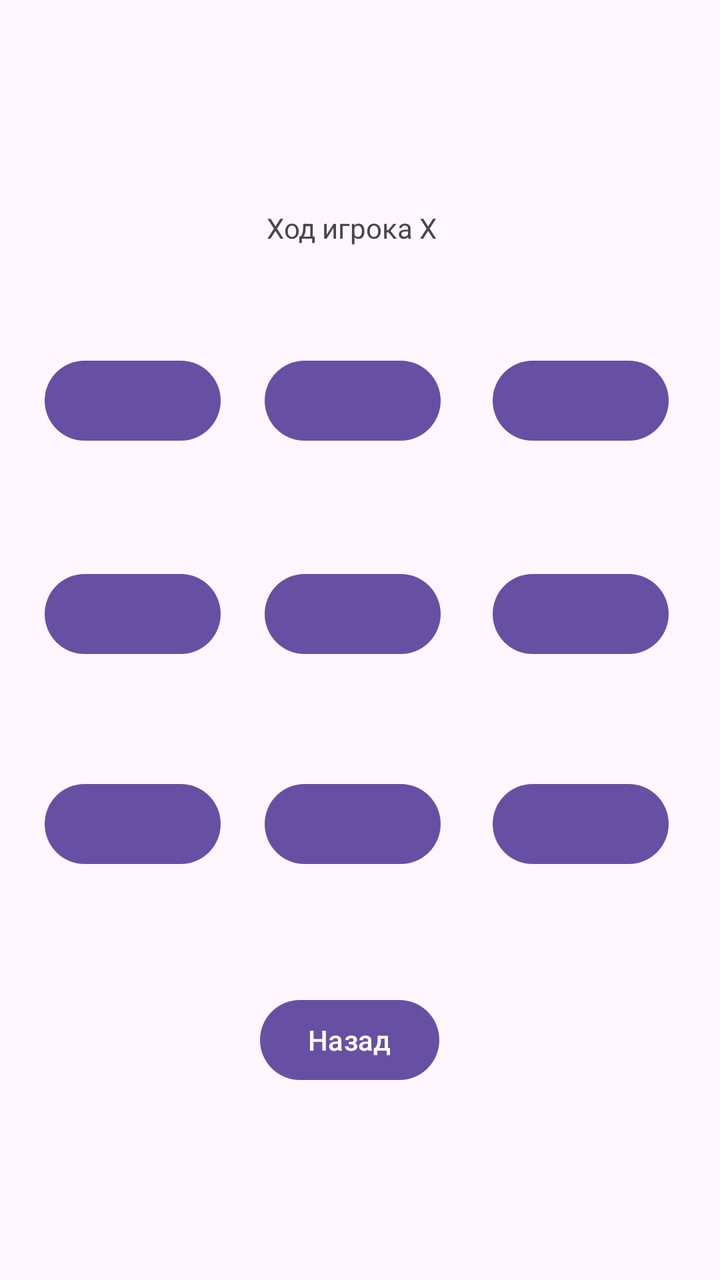
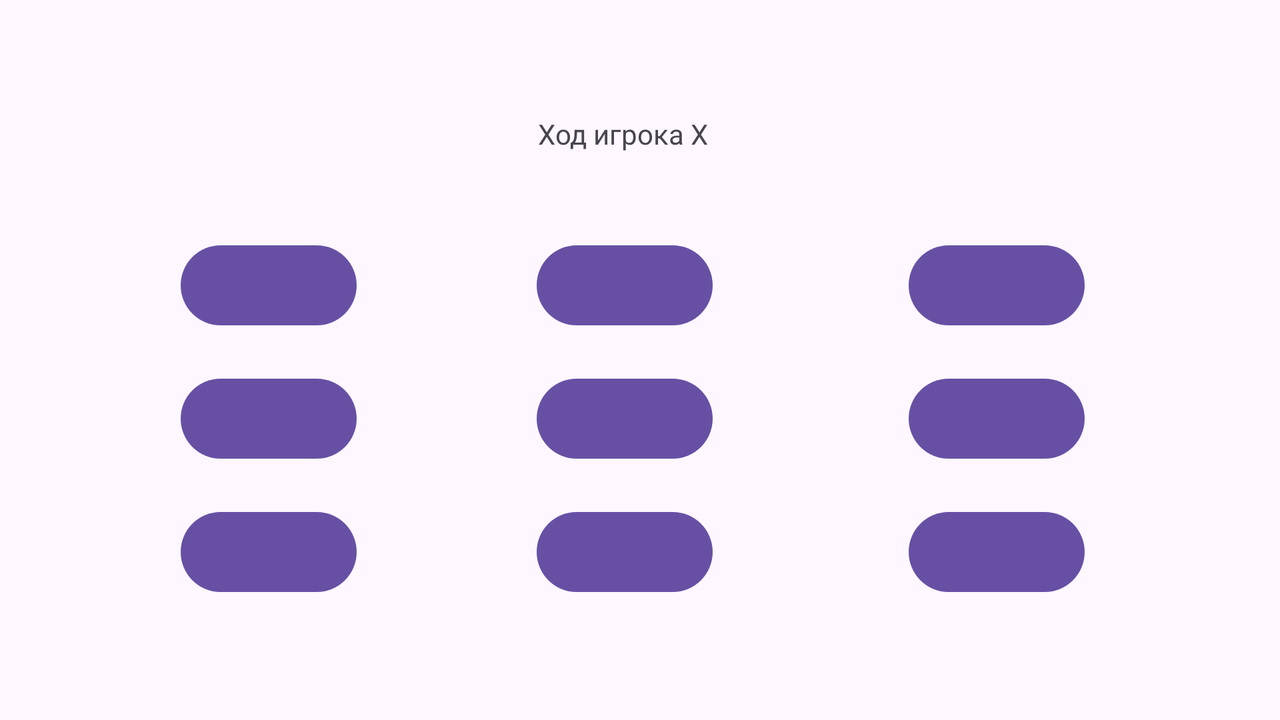

An Android layout and its configuration variant, each rendered on a device that would load it. The default file and the variant file are quoted in full after the pictures.
<!-- AndroidManifest.xml: application theme Theme.MyApplication_xo -->
<!-- res/layout/activity_main.xml -->
<?xml version="1.0" encoding="utf-8"?>
<androidx.constraintlayout.widget.ConstraintLayout xmlns:android="http://schemas.android.com/apk/res/android"
    xmlns:app="http://schemas.android.com/apk/res-auto"
    xmlns:tools="http://schemas.android.com/tools"
    android:layout_width="match_parent"
    android:layout_height="match_parent"
    tools:context=".MainActivity">

    <TextView
        android:id="@+id/textView"
        android:layout_width="wrap_content"
        android:layout_height="wrap_content"
        android:text="Ход игрока Х"
        app:layout_constraintBottom_toBottomOf="parent"
        app:layout_constraintEnd_toEndOf="parent"
        app:layout_constraintHorizontal_bias="0.485"
        app:layout_constraintStart_toStartOf="parent"
        app:layout_constraintTop_toTopOf="parent"
        app:layout_constraintVertical_bias="0.168" />

    <Button
        android:id="@+id/btField4"
        android:layout_width="wrap_content"
        android:layout_height="wrap_content"
        app:layout_constraintBottom_toBottomOf="@+id/btField5"
        app:layout_constraintEnd_toEndOf="@+id/btField1"
        app:layout_constraintHorizontal_bias="1.0"
        app:layout_constraintStart_toStartOf="@+id/btField1"
        app:layout_constraintTop_toTopOf="@+id/btField5"
        app:layout_constraintVertical_bias="0.0" />

    <Button
        android:id="@+id/btField6"
        android:layout_width="wrap_content"
        android:layout_height="wrap_content"
        app:layout_constraintBottom_toTopOf="@+id/btField9"
        app:layout_constraintEnd_toEndOf="@+id/btField3"
        app:layout_constraintHorizontal_bias="0.0"
        app:layout_constraintStart_toStartOf="@+id/btField3"
        app:layout_constraintTop_toBottomOf="@+id/btField3"
        app:layout_constraintVertical_bias="0.508" />

    <Button
        android:id="@+id/btField5"
        android:layout_width="wrap_content"
        android:layout_height="wrap_content"
        app:layout_constraintBottom_toBottomOf="@+id/btField6"
        app:layout_constraintEnd_toEndOf="@+id/btField2"
        app:layout_constraintHorizontal_bias="1.0"
        app:layout_constraintStart_toStartOf="@+id/btField2"
        app:layout_constraintTop_toTopOf="@+id/btField6"
        app:layout_constraintVertical_bias="0.0" />

    <Button
        android:id="@+id/btField8"
        android:layout_width="wrap_content"
        android:layout_height="wrap_content"
        app:layout_constraintBottom_toBottomOf="@+id/btField9"
        app:layout_constraintEnd_toEndOf="@+id/btField2"
        app:layout_constraintHorizontal_bias="1.0"
        app:layout_constraintStart_toStartOf="@+id/btField2"
        app:layout_constraintTop_toTopOf="@+id/btField9"
        app:layout_constraintVertical_bias="1.0" />

    <Button
        android:id="@+id/btField7"
        android:layout_width="wrap_content"
        android:layout_height="wrap_content"
        app:layout_constraintBottom_toBottomOf="@+id/btField8"
        app:layout_constraintEnd_toEndOf="@+id/btField1"
        app:layout_constraintHorizontal_bias="0.0"
        app:layout_constraintStart_toStartOf="@+id/btField1"
        app:layout_constraintTop_toTopOf="@+id/btField8"
        app:layout_constraintVertical_bias="1.0" />

    <Button
        android:id="@+id/btField2"
        android:layout_width="wrap_content"
        android:layout_height="48dp"
        app:layout_constraintBottom_toBottomOf="parent"
        app:layout_constraintEnd_toEndOf="parent"
        app:layout_constraintHorizontal_bias="0.486"
        app:layout_constraintStart_toStartOf="parent"
        app:layout_constraintTop_toBottomOf="@+id/textView"
        app:layout_constraintVertical_bias="0.113" />

    <Button
        android:id="@+id/btField3"
        android:layout_width="wrap_content"
        android:layout_height="wrap_content"
        app:layout_constraintEnd_toEndOf="parent"
        app:layout_constraintStart_toEndOf="@+id/btField2"
        app:layout_constraintTop_toTopOf="@+id/btField2" />

    <Button
        android:id="@+id/btField9"
        android:layout_width="wrap_content"
        android:layout_height="wrap_content"
        android:layout_marginBottom="204dp"
        app:layout_constraintBottom_toBottomOf="parent"
        app:layout_constraintEnd_toEndOf="@+id/btField3"
        app:layout_constraintHorizontal_bias="1.0"
        app:layout_constraintStart_toStartOf="@+id/btField3" />

    <Button
        android:id="@+id/btField1"
        android:layout_width="wrap_content"
        android:layout_height="wrap_content"
        app:layout_constraintEnd_toStartOf="@+id/btField2"
        app:layout_constraintStart_toStartOf="parent"
        app:layout_constraintTop_toTopOf="@+id/btField2" />

    <Button
        android:id="@+id/btToStart"
        android:layout_width="wrap_content"
        android:layout_height="wrap_content"
        android:layout_marginTop="60dp"
        android:onClick="onClickToBack"
        android:text="Назад"
        app:layout_constraintEnd_toEndOf="parent"
        app:layout_constraintHorizontal_bias="0.481"
        app:layout_constraintStart_toStartOf="parent"
        app:layout_constraintTop_toBottomOf="@+id/btField8" />

</androidx.constraintlayout.widget.ConstraintLayout>
<!-- resources referenced by this layout -->
<resources>
  <style name="Theme.MyApplication_xo" parent="Base.Theme.MyApplication_xo" />
  <style name="Base.Theme.MyApplication_xo" parent="Theme.Material3.DayNight.NoActionBar">
          
          
      </style>
</resources>
<!-- res/layout-land/activity_main.xml (the repository's variant of the layout above) -->
<!-- drawn on the phone turned sideways -->
<?xml version="1.0" encoding="utf-8"?>
<androidx.constraintlayout.widget.ConstraintLayout xmlns:android="http://schemas.android.com/apk/res/android"
    xmlns:app="http://schemas.android.com/apk/res-auto"
    xmlns:tools="http://schemas.android.com/tools"
    android:layout_width="match_parent"
    android:layout_height="match_parent"
    tools:context=".MainActivity">

    <TextView
        android:id="@+id/textView"
        android:layout_width="wrap_content"
        android:layout_height="wrap_content"
        android:text="Ход игрока Х"
        app:layout_constraintBottom_toBottomOf="parent"
        app:layout_constraintEnd_toEndOf="parent"
        app:layout_constraintHorizontal_bias="0.485"
        app:layout_constraintStart_toStartOf="parent"
        app:layout_constraintTop_toTopOf="parent"
        app:layout_constraintVertical_bias="0.168" />

    <Button
        android:id="@+id/btField4"
        android:layout_width="wrap_content"
        android:layout_height="wrap_content"
        app:layout_constraintBottom_toBottomOf="@+id/btField5"
        app:layout_constraintEnd_toEndOf="@+id/btField1"
        app:layout_constraintStart_toStartOf="@+id/btField1"
        app:layout_constraintTop_toTopOf="@+id/btField5"
        app:layout_constraintVertical_bias="0.512" />

    <Button
        android:id="@+id/btField6"
        android:layout_width="wrap_content"
        android:layout_height="wrap_content"
        app:layout_constraintBottom_toTopOf="@+id/btField9"
        app:layout_constraintEnd_toEndOf="@+id/btField3"
        app:layout_constraintHorizontal_bias="0.0"
        app:layout_constraintStart_toStartOf="@+id/btField3"
        app:layout_constraintTop_toBottomOf="@+id/btField3" />

    <Button
        android:id="@+id/btField5"
        android:layout_width="wrap_content"
        android:layout_height="wrap_content"
        app:layout_constraintBottom_toBottomOf="@+id/btField6"
        app:layout_constraintEnd_toEndOf="@+id/btField2"
        app:layout_constraintHorizontal_bias="0.0"
        app:layout_constraintStart_toStartOf="@+id/btField2"
        app:layout_constraintTop_toTopOf="@+id/btField6"
        app:layout_constraintVertical_bias="0.0" />

    <Button
        android:id="@+id/btField8"
        android:layout_width="wrap_content"
        android:layout_height="wrap_content"
        app:layout_constraintBottom_toBottomOf="@+id/btField9"
        app:layout_constraintEnd_toEndOf="@+id/btField2"
        app:layout_constraintHorizontal_bias="1.0"
        app:layout_constraintStart_toStartOf="@+id/btField2"
        app:layout_constraintTop_toTopOf="@+id/btField9"
        app:layout_constraintVertical_bias="1.0" />

    <Button
        android:id="@+id/btField7"
        android:layout_width="wrap_content"
        android:layout_height="wrap_content"
        app:layout_constraintBottom_toBottomOf="@+id/btField8"
        app:layout_constraintEnd_toEndOf="@+id/btField1"
        app:layout_constraintHorizontal_bias="0.0"
        app:layout_constraintStart_toStartOf="@+id/btField1"
        app:layout_constraintTop_toTopOf="@+id/btField8"
        app:layout_constraintVertical_bias="1.0" />

    <Button
        android:id="@+id/btField2"
        android:layout_width="wrap_content"
        android:layout_height="48dp"
        app:layout_constraintBottom_toBottomOf="parent"
        app:layout_constraintEnd_toEndOf="parent"
        app:layout_constraintHorizontal_bias="0.486"
        app:layout_constraintStart_toStartOf="parent"
        app:layout_constraintTop_toBottomOf="@+id/textView"
        app:layout_constraintVertical_bias="0.179" />

    <Button
        android:id="@+id/btField3"
        android:layout_width="wrap_content"
        android:layout_height="wrap_content"
        app:layout_constraintEnd_toEndOf="parent"
        app:layout_constraintStart_toEndOf="@+id/btField2"
        app:layout_constraintTop_toTopOf="@+id/btField2" />

    <Button
        android:id="@+id/btField9"
        android:layout_width="wrap_content"
        android:layout_height="wrap_content"
        android:layout_marginBottom="60dp"
        app:layout_constraintBottom_toBottomOf="parent"
        app:layout_constraintEnd_toEndOf="@+id/btField3"
        app:layout_constraintHorizontal_bias="0.0"
        app:layout_constraintStart_toStartOf="@+id/btField3" />

    <Button
        android:id="@+id/btField1"
        android:layout_width="wrap_content"
        android:layout_height="wrap_content"
        app:layout_constraintEnd_toStartOf="@+id/btField2"
        app:layout_constraintStart_toStartOf="parent"
        app:layout_constraintTop_toTopOf="@+id/btField2" />

</androidx.constraintlayout.widget.ConstraintLayout>
